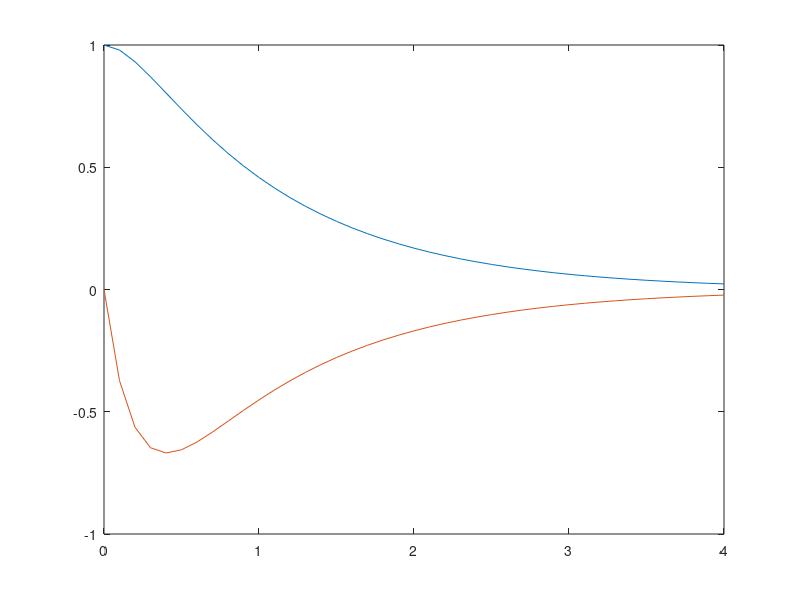

Reproduce this figure in MATLAB.
A = [0 1; -5 -6] 
x0 = [1; 0] 
t = 0: 0.1: 4
i = 0
for n = t
i = i + 1
x = expm(A*n) * x0
x1(i) = x(1)
x2(i) = x(2)
endfor
plot(t, x1, t, x2)
